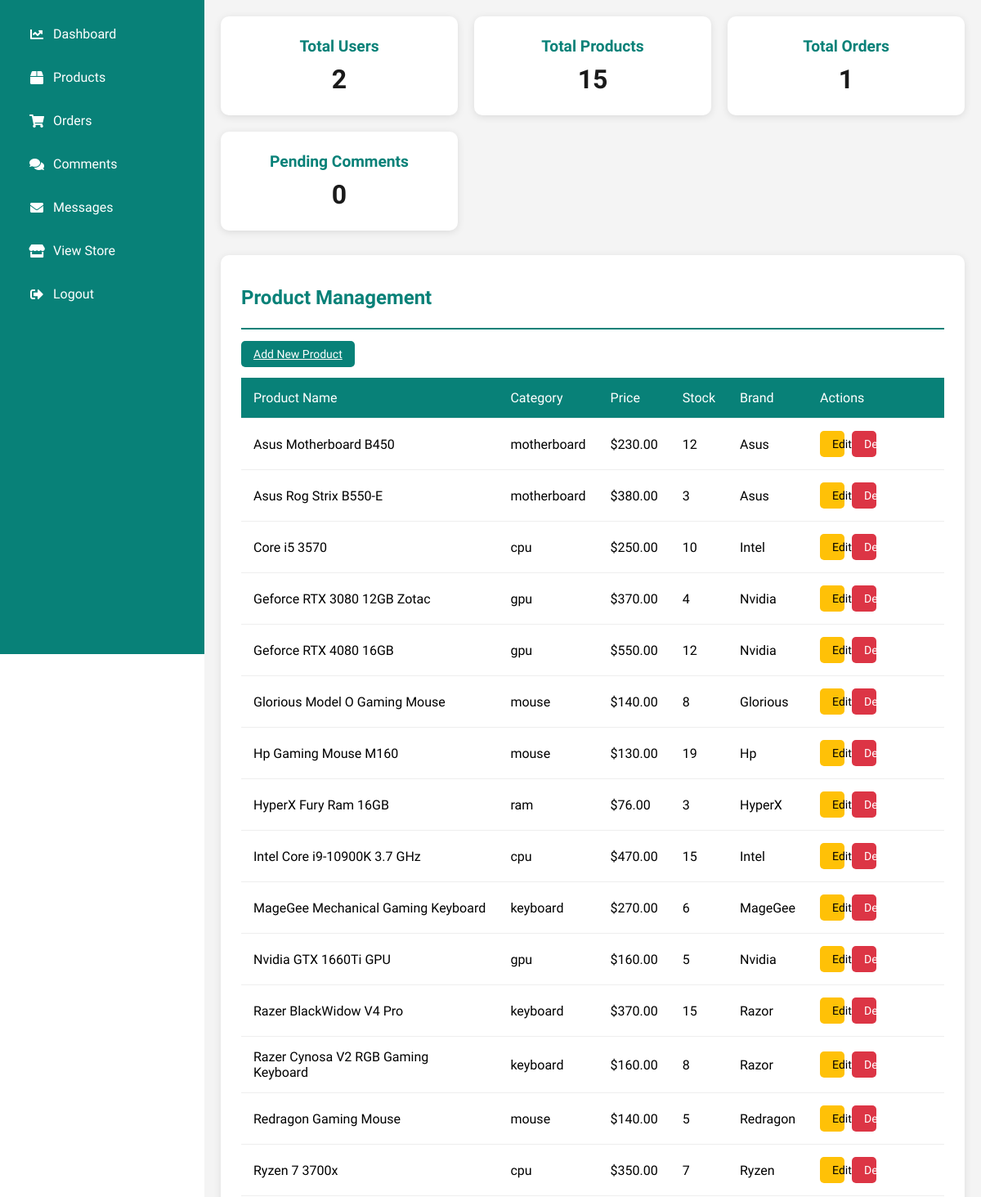
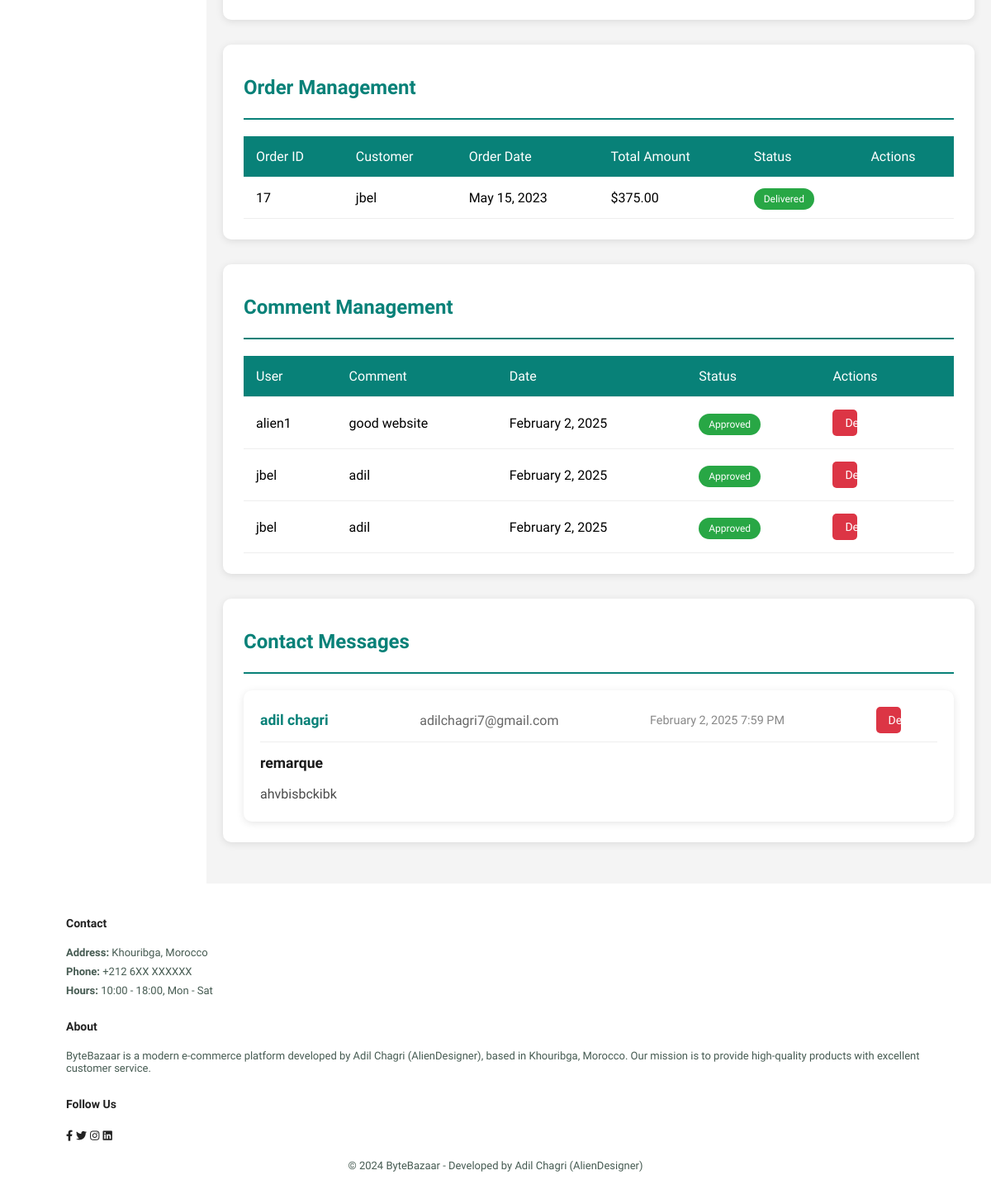
Page /website/admin.php (signed in) on the committed database (2 pictures, top to bottom).
### tables this page shows
CREATE TABLE `products` (
  `pid` int(11) NOT NULL,
  `pname` varchar(100) NOT NULL,
  `category` varchar(50) NOT NULL,
  `description` varchar(200) NOT NULL,
  `price` int(11) NOT NULL,
  `qtyavail` int(11) NOT NULL,
  `img` varchar(255) NOT NULL,
  `brand` varchar(100) NOT NULL
);

CREATE TABLE `orders` (
  `oid` int(11) NOT NULL,
  `dateod` date NOT NULL,
  `datedel` date DEFAULT NULL,
  `aid` int(11) NOT NULL,
  `address` varchar(255) NOT NULL,
  `city` varchar(50) NOT NULL,
  `country` varchar(100) NOT NULL,
  `account` char(16) DEFAULT NULL,
  `total` int(11) NOT NULL
);

CREATE TABLE `accounts` (
  `aid` int(11) NOT NULL,
  `afname` varchar(100) NOT NULL,
  `alname` varchar(100) NOT NULL,
  `phone` varchar(20) NOT NULL,
  `email` varchar(100) NOT NULL,
  `dob` date NOT NULL,
  `username` varchar(100) NOT NULL,
  `gender` varchar(10) NOT NULL,
  `password` varchar(100) NOT NULL
);

CREATE TABLE `comments` (
  `comment_id` int(11) NOT NULL,
  `comment_text` text NOT NULL,
  `timestamp` datetime DEFAULT current_timestamp(),
  `aid` int(11) NOT NULL,
  `is_approved` tinyint(1) DEFAULT 0
);

CREATE TABLE `contacts` (
  `id` int(11) NOT NULL,
  `name` varchar(100) NOT NULL,
  `email` varchar(100) NOT NULL,
  `subject` varchar(200) NOT NULL,
  `message` text NOT NULL,
  `created_at` timestamp NOT NULL DEFAULT current_timestamp()
);

### website/admin.php (the view, shortened to what this page needs)
<?php
require_once("include/connect.php");
$total_users = mysqli_fetch_assoc(mysqli_query($con, "SELECT COUNT(*) as count FROM accounts WHERE username != 'admin1'"))['count'];
$total_products = mysqli_fetch_assoc(mysqli_query($con, "SELECT COUNT(*) as count FROM products"))['count'];
$total_orders = mysqli_fetch_assoc(mysqli_query($con, "SELECT COUNT(*) as count FROM orders"))['count'];
$pending_comments = mysqli_fetch_assoc(mysqli_query($con, "SELECT COUNT(*) as count FROM comments WHERE is_approved = 0"))['count'];
?>
<!DOCTYPE html>
<html lang="en">
<head>
    <link rel="stylesheet" href="https://pro.fontawesome.com/releases/v5.10.0/css/all.css" />
    <link rel="stylesheet" href="style.css">
</head>
<body>
    <div class="admin-container">
        <div class="sidebar">
            <ul>
                <li><a href="#dashboard"><i class="fas fa-chart-line"></i> Dashboard</a></li>
                <li><a href="#products"><i class="fas fa-box"></i> Products</a></li>
                <li><a href="#orders"><i class="fas fa-shopping-cart"></i> Orders</a></li>
                <li><a href="#comments"><i class="fas fa-comments"></i> Comments</a></li>
                <li><a href="#messages"><i class="fas fa-envelope"></i> Messages</a></li>
                <li><a href="index.php"><i class="fas fa-store"></i> View Store</a></li>
                <li><a href="logout.php"><i class="fas fa-sign-out-alt"></i> Logout</a></li>
            </ul>
        </div>
        <div class="main-content">
            <div class="dashboard-stats">
                <div class="stat-card">
                    <h3>Total Users</h3>
                    <p><?php echo $total_users; ?></p>
                </div>
                <div class="stat-card">
                    <h3>Total Products</h3>
                    <p><?php echo $total_products; ?></p>
                </div>
                <div class="stat-card">
                    <h3>Total Orders</h3>
                    <p><?php echo $total_orders; ?></p>
                </div>
                <div class="stat-card">
                    <h3>Pending Comments</h3>
                    <p><?php echo $pending_comments; ?></p>
                </div>
            </div>
            <div class="admin-section" id="products">
                <h2>Product Management</h2>
                <a href="add_product.php" class="btn btn-approve" style="margin-bottom: 15px;">Add New Product</a>
                <table class="admin-table">
                    <tr>
                        <th>Product Name</th>
                        <th>Category</th>
                        <th>Price</th>
                        <th>Stock</th>
                        <th>Brand</th>
                        <th>Actions</th>
                    </tr>
                    <?php
                    $query = "SELECT * FROM products ORDER BY pname";
                    $result = mysqli_query($con, $query);
                    while ($row = mysqli_fetch_assoc($result)):
                    ?>
                    <tr>
                        <td><?php echo htmlspecialchars($row['pname']); ?></td>
                        <td><?php echo htmlspecialchars($row['category']); ?></td>
                        <td>$<?php echo number_format($row['price'], 2); ?></td>
                        <td><?php echo $row['qtyavail']; ?></td>
                        <td><?php echo htmlspecialchars($row['brand']); ?></td>
                        <td>
                            <button onclick="openEditModal(<?php echo htmlspecialchars(json_encode($row)); ?>)" class="btn btn-edit">Edit</button>
                            <form method="POST" style="display: inline;" onsubmit="return confirm('Are you sure you want to delete this product?');">
                                <button type="submit" name="delete_product" class="btn btn-delete">Delete</button>
                            </form>
                        </td>
                    </tr>
                    <?php endwhile; ?>
                </table>
            </div>
            <div class="admin-section" id="orders">
                <h2>Order Management</h2>
                <table class="admin-table">
                    <tr>
                        <th>Order ID</th>
                        <th>Customer</th>
                        <th>Order Date</th>
                        <th>Total Amount</th>
                        <th>Status</th>
                        <th>Actions</th>
                    </tr>
                    <?php
                    $query = "SELECT o.*, a.username
                             FROM orders o
                             JOIN accounts a ON o.aid = a.aid
                             ORDER BY o.dateod DESC";
                    $result = mysqli_query($con, $query);
                    while ($row = mysqli_fetch_assoc($result)):
                    ?>
                    <tr>
                        <td><?php echo $row['oid']; ?></td>
                        <td><?php echo htmlspecialchars($row['username']); ?></td>
                        <td><?php echo date('F j, Y', strtotime($row['dateod'])); ?></td>
                        <td>$<?php echo number_format($row['total'], 2); ?></td>
                        <td>
                            <span class="status <?php echo $row['datedel'] ? 'status-active' : 'status-pending'; ?>">
                                <?php echo $row['datedel'] ? 'Delivered' : 'Pending'; ?>
                            </span>
                        </td>
                        <td>
                        </td>
                    </tr>
                    <?php endwhile; ?>
                </table>
            </div>
            <div class="admin-section" id="comments">
                <h2>Comment Management</h2>
                <table class="admin-table">
                    <tr>
                        <th>User</th>
                        <th>Comment</th>
                        <th>Date</th>
                        <th>Status</th>
                        <th>Actions</th>
                    </tr>
                    <?php
                    $query = "SELECT c.*, a.username FROM comments c JOIN accounts a ON c.aid = a.aid ORDER BY c.timestamp DESC";
                    $result = mysqli_query($con, $query);
                    while ($row = mysqli_fetch_assoc($result)):
                    ?>
                    <tr>
                        <td><?php echo htmlspecialchars($row['username']); ?></td>
                        <td><?php echo htmlspecialchars($row['comment_text']); ?></td>
                        <td><?php echo date('F j, Y', strtotime($row['timestamp'])); ?></td>
                        <td>
                            <span class="status <?php echo $row['is_approved'] ? 'status-active' : 'status-pending'; ?>">
                                <?php echo $row['is_approved'] ? 'Approved' : 'Pending'; ?>
                            </span>
                        </td>
                        <td>
                            <form method="POST" style="display: inline;" onsubmit="return confirm('Are you sure you want to delete this comment?');">
                                <button type="submit" name="delete_comment" class="btn btn-delete">Delete</button>
                            </form>
                        </td>
                    </tr>
                    <?php endwhile; ?>
                </table>
            </div>
            <div class="admin-section" id="messages">
                <h2>Contact Messages</h2>
                <div class="messages-container">
                    <?php
                    $query = "SELECT * FROM contacts ORDER BY created_at DESC";
                    $result = mysqli_query($con, $query);
                    if ($result && mysqli_num_rows($result) > 0) {
                        while ($row = mysqli_fetch_assoc($result)) {
                            ?>
                            <div class="message-card">
                                <div class="message-header">
                                    <span class="sender-name"><?php echo htmlspecialchars($row['name']); ?></span>
                                    <span class="sender-email"><?php echo htmlspecialchars($row['email']); ?></span>
                                    <span class="message-date"><?php echo date('F j, Y g:i A', strtotime($row['created_at'])); ?></span>
                                    <form method="POST" style="display: inline;" onsubmit="return confirm('Are you sure you want to delete this message?');">
                                        <button type="submit" name="delete_message" class="btn btn-delete">Delete</button>
                                    </form>
                                </div>
                                <div class="message-subject"><?php echo htmlspecialchars($row['subject']); ?></div>
                                <div class="message-text"><?php echo nl2br(htmlspecialchars($row['message'])); ?></div>
                            </div>
                            <?php
                        }
                    } else {
                        echo '<p class="no-messages">No messages yet.</p>';
                    }
                    ?>
                </div>
            </div>
        </div>
    </div>
    <?php require_once("include/footer.php"); ?>
</body>
</html>

### website/style.css (style rules this page uses)
* { margin: 0; padding: 0; box-sizing: border-box; font-family: "Spartan", sans-serif; }
html { scroll-behavior: smooth; }
h2 { font-size: 46px; line-height: 54px; color: #222; }
p { font-size: 16px; color: #465b52; margin: 15px 0 20px 0; }
body { width: 100%; }
.btn { outline: none; border: none; padding: 10px 30px; background-color: navy; color: white; border-radius: 1rem; width: 20%; cursor: pointer; }

### website/admin.php (style rules this page uses)
.admin-container { display: flex; min-height: 100vh; }
.sidebar { width: 250px; background: #088178; color: white; padding: 20px; position: fixed; height: 100vh; overflow-y: auto; z-index: 1000; }
.sidebar ul { list-style: none; padding: 0; margin: 0; }
.sidebar ul li { margin-bottom: 10px; }
.sidebar ul li a { color: white; text-decoration: none; display: flex; align-items: center; padding: 12px 15px; border-radius: 5px; transition: all 0.3s ease; }
.sidebar ul li a i { margin-right: 10px; width: 20px; text-align: center; }
.main-content { flex: 1; margin-left: 250px; padding: 20px; background: #f4f4f4; min-height: 100vh; }
.dashboard-stats { display: grid; grid-template-columns: repeat(auto-fit, minmax(240px, 1fr)); gap: 20px; margin-bottom: 30px; }
.stat-card { background: white; padding: 25px; border-radius: 10px; box-shadow: 0 2px 10px rgba(0,0,0,0.1); text-align: center; transition: transform 0.3s ease; }
.stat-card h3 { margin: 0; color: #088178; font-size: 1.2em; }
.stat-card p { font-size: 2em; margin: 10px 0 0; color: #1a1a1a; font-weight: bold; }
.admin-section { background: white; padding: 25px; border-radius: 10px; margin-bottom: 30px; box-shadow: 0 2px 10px rgba(0,0,0,0.1); }
.admin-section h2 { color: #088178; margin-top: 0; margin-bottom: 20px; font-size: 1.5em; border-bottom: 2px solid #088178; padding-bottom: 10px; }
.admin-table { width: 100%; border-collapse: collapse; margin-top: 20px; background: white; }
.admin-table th, .admin-table td { padding: 15px; text-align: left; border-bottom: 1px solid #eee; }
.admin-table th { background: #088178; color: white; font-weight: 500; }
.btn { padding: 8px 15px; border: none; border-radius: 5px; cursor: pointer; font-size: 14px; margin-right: 5px; transition: all 0.3s ease; }
.btn-approve { background: #088178; color: white; }
.btn-delete { background: #dc3545; color: white; }
.btn-edit { background: #ffc107; color: #000; }
.status { padding: 6px 12px; border-radius: 20px; font-size: 12px; font-weight: 500; }
.status-active { background: #28a745; color: white; }
.messages-container { display: grid; gap: 20px; }
.message-card { background: white; padding: 20px; border-radius: 10px; box-shadow: 0 2px 10px rgba(0,0,0,0.1); transition: transform 0.3s ease; }
.message-header { display: flex; justify-content: space-between; align-items: center; margin-bottom: 15px; flex-wrap: wrap; gap: 10px; border-bottom: 1px solid #eee; padding-bottom: 10px; }
.sender-name { font-weight: bold; color: #088178; font-size: 1.1em; }
.sender-email { color: #666; }
.message-date { color: #888; font-size: 0.9em; }
.message-subject { font-weight: bold; margin: 15px 0; color: #1a1a1a; font-size: 1.1em; }
.message-text { color: #4a4a4a; line-height: 1.6; white-space: pre-line; }

### rows in the picture
products: pname "Asus Motherboard B450", category "motherboard", price "230.00", qtyavail "12", brand "Asus"
products: pname "Asus Rog Strix B550-E", category "motherboard", price "380.00", qtyavail "3", brand "Asus"
products: pname "Core i5 3570", category "cpu", price "250.00", qtyavail "10", brand "Intel"
products: pname "Geforce RTX 3080 12GB Zotac", category "gpu", price "370.00", qtyavail "4", brand "Nvidia"
products: pname "Geforce RTX 4080 16GB", category "gpu", price "550.00", qtyavail "12", brand "Nvidia"
products: pname "Glorious Model O Gaming Mouse", category "mouse", price "140.00", qtyavail "8", brand "Glorious"
products: pname "Hp Gaming Mouse M160", category "mouse", price "130.00", qtyavail "19", brand "Hp"
products: pname "HyperX Fury Ram 16GB", category "ram", price "76.00", qtyavail "3", brand "HyperX"
products: pname "Intel Core i9-10900K 3.7 GHz", category "cpu", price "470.00", qtyavail "15", brand "Intel"
products: pname "MageGee Mechanical Gaming Keyboard", category "keyboard", price "270.00", qtyavail "6", brand "MageGee"
products: pname "Nvidia GTX 1660Ti GPU", category "gpu", price "160.00", qtyavail "5", brand "Nvidia"
products: pname "Razer BlackWidow V4 Pro", category "keyboard", price "370.00", qtyavail "15", brand "Razor"
products: pname "Razer Cynosa V2 RGB Gaming Keyboard", category "keyboard", price "160.00", qtyavail "8", brand "Razor"
products: pname "Redragon Gaming Mouse", category "mouse", price "140.00", qtyavail "5", brand "Redragon"
products: pname "Ryzen 7 3700x", category "cpu", price "350.00", qtyavail "7", brand "Ryzen"
orders: oid "17", aid.username "jbel", dateod "May 15, 2023", total "375.00", datedel "Delivered"
comments: aid.username "alien1", comment_text "good website", timestamp "February 2, 2025", is_approved "Approved"
comments: aid.username "jbel", comment_text "adil", timestamp "February 2, 2025", is_approved "Approved"
comments: aid.username "jbel", comment_text "adil", timestamp "February 2, 2025", is_approved "Approved"
contacts: name "adil chagri", email "adilchagri7@gmail.com", created_at "February 2, 2025 7:59 PM", subject "remarque", message "ahvbisbckibk"

### other values in the picture
$total_users "2"
$total_products "15"
$total_orders "1"
$pending_comments "0"
